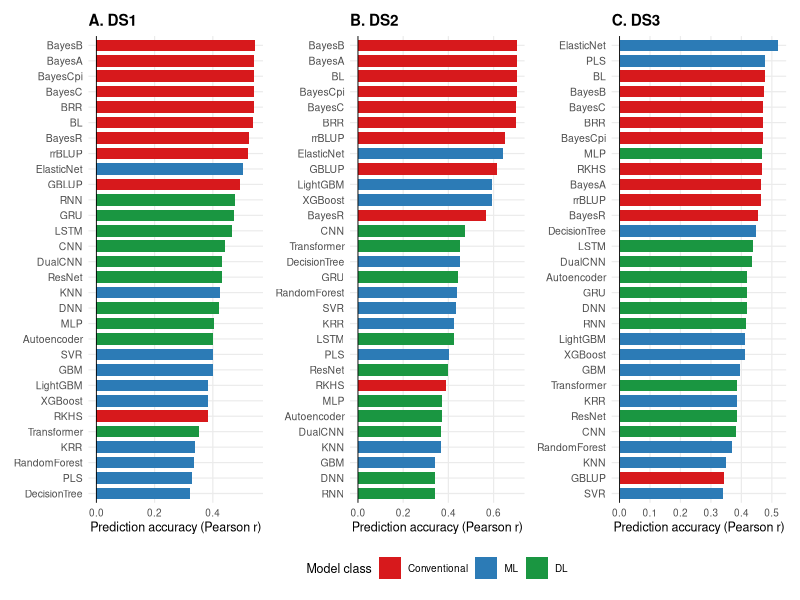
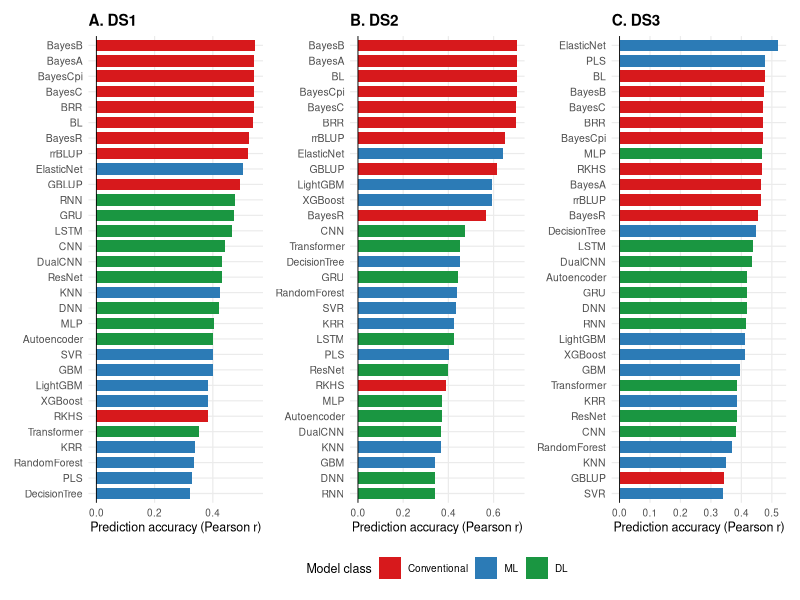
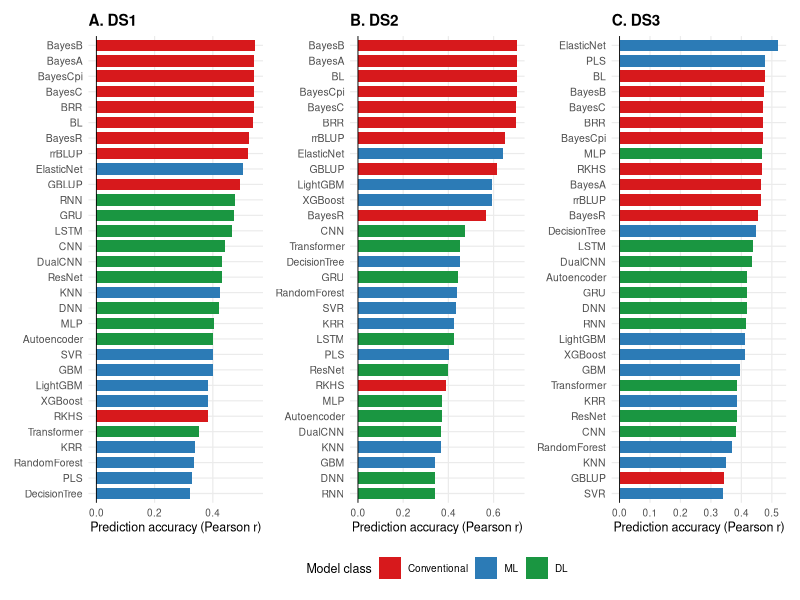

These charts were generated, in order, by the following R code:
# figure3_per_year_accuracy.R
#
# Regenerates Figure 3 with the genuine, revised per-year results (six
# Bayesian-alphabet models now reflect real BGLR fits; BayesR remains the
# original disclosed proxy; all other 23 models unchanged from the
# original submission). Data matches Supplementary Table S4 exactly.
#
# Figure 3. Five-fold cross-validation prediction accuracy (Pearson r)
# of thirty genomic prediction models -- ten conventional (red), ten
# machine-learning (blue), and ten deep-learning (green) -- for powdery
# mildew severity in (A) DS1, (B) DS2, and (C) DS3.
#
# REQUIREMENTS: ggplot2, patchwork
#   install.packages(c("ggplot2", "patchwork"))
#
# USAGE: paste this whole script into R / RStudio and run it. Saves
# Figure3_per_year_accuracy.png (and .pdf) to your working directory.

library(ggplot2)
library(patchwork)

# --------------------------------------------------------------------------
# DATA -- exactly matches Supplementary Table S4 (this revision).
# Five parallel vectors, all length 30, aligned by position.
# --------------------------------------------------------------------------
Model_vec <- c("BayesR", "BayesC", "BayesB", "BayesA", "BL", "ElasticNet", "BayesCpi", "BRR", "RandomForest", "LightGBM", "rrBLUP", "GBLUP", "SVR", "ResNet", "GBM", "DNN", "DualCNN", "XGBoost", "CNN", "Autoencoder", "RNN", "LSTM", "GRU", "Transformer", "KRR", "DecisionTree", "MLP", "PLS", "KNN", "RKHS")

Class_vec <- c("Conventional", "Conventional", "Conventional", "Conventional", "Conventional", "ML", "Conventional", "Conventional", "ML", "ML", "Conventional", "Conventional", "ML", "DL", "ML", "DL", "DL", "ML", "DL", "DL", "DL", "DL", "DL", "DL", "ML", "ML", "DL", "ML", "ML", "Conventional")

DS1_vec <- c(0.524, 0.54, 0.545, 0.543, 0.537, 0.505, 0.543, 0.54, 0.335, 0.384, 0.52, 0.495, 0.4, 0.432, 0.4, 0.42, 0.433, 0.384, 0.441, 0.401, 0.475, 0.466, 0.473, 0.352, 0.339, 0.323, 0.405, 0.33, 0.424, 0.383)

DS2_vec <- c(0.565, 0.701, 0.702, 0.702, 0.702, 0.643, 0.702, 0.701, 0.438, 0.594, 0.649, 0.617, 0.434, 0.399, 0.342, 0.339, 0.368, 0.594, 0.473, 0.372, 0.339, 0.424, 0.442, 0.453, 0.425, 0.45, 0.374, 0.402, 0.367, 0.391)

DS3_vec <- c(0.455, 0.472, 0.473, 0.464, 0.476, 0.521, 0.471, 0.472, 0.369, 0.411, 0.463, 0.343, 0.339, 0.385, 0.395, 0.419, 0.435, 0.411, 0.381, 0.42, 0.416, 0.437, 0.42, 0.387, 0.387, 0.449, 0.467, 0.478, 0.349, 0.467)

df <- data.frame(
  Model = Model_vec,
  Class = factor(Class_vec, levels = c("Conventional", "ML", "DL")),
  DS1 = DS1_vec,
  DS2 = DS2_vec,
  DS3 = DS3_vec,
  stringsAsFactors = FALSE
)

stopifnot(nrow(df) == 30, !any(is.na(df$DS1)), !any(is.na(df$DS2)), !any(is.na(df$DS3)))

class_colors <- c("Conventional" = "#D7191C", "ML" = "#2C7BB6", "DL" = "#1A9641")  # red, blue, green

make_panel <- function(data, year_col, panel_label) {
  pdat <- data.frame(Model = data$Model, Class = data$Class, r = data[[year_col]])
  pdat <- pdat[order(pdat$r, decreasing = TRUE), ]
  pdat$Model <- factor(pdat$Model, levels = rev(pdat$Model))  # top-to-bottom = highest-to-lowest

  ggplot(pdat, aes(x = Model, y = r, fill = Class)) +
    geom_col(width = 0.75) +
    geom_hline(yintercept = 0, linewidth = 0.3) +
    coord_flip() +
    scale_fill_manual(values = class_colors, drop = FALSE, name = "Model class") +
    labs(title = panel_label, x = NULL, y = "Prediction accuracy (Pearson r)") +
    theme_minimal(base_size = 9) +
    theme(
      plot.title = element_text(face = "bold", size = 11),
      axis.text.y = element_text(size = 7.5),
      panel.grid.minor = element_blank()
    )
}

pA <- make_panel(df, "DS1", "A. DS1")
pB <- make_panel(df, "DS2", "B. DS2")
pC <- make_panel(df, "DS3", "C. DS3")

# patchwork collects and merges the three identical legends into one,
# placed at the bottom -- no extra package (e.g. cowplot) needed.
final_plot <- (pA | pB | pC) +
  plot_layout(guides = "collect") &
  theme(legend.position = "bottom")

print(final_plot)

ggsave("Figure3_per_year_accuracy.png", final_plot, width = 14, height = 7, dpi = 300)
ggsave("Figure3_per_year_accuracy.pdf", final_plot, width = 14, height = 7)

cat("Saved Figure3_per_year_accuracy.png and .pdf to", getwd(), "\n")
